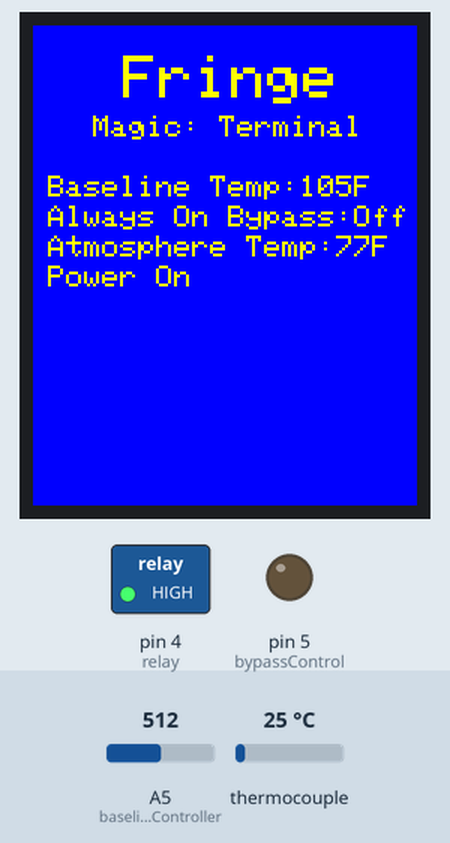
Simulated run of this sketch. Board: Arduino Uno, built with avr-gcc and run on an emulated ATmega328P. Parts: 128×160 colour display, switched loads named in the sketch (green lamp = pin HIGH), output pins drawn as LEDs (lit = HIGH). The inputs (shaded band) are chosen by the test bench; at power-on: A5 (baselineController) = 512, thermocouple 25 °C. What the sketch prints to the serial monitor is not drawn.

Above: at 2.8 s.
2.9 s: A5 (baselineController) set to 388
At 4.1 s:
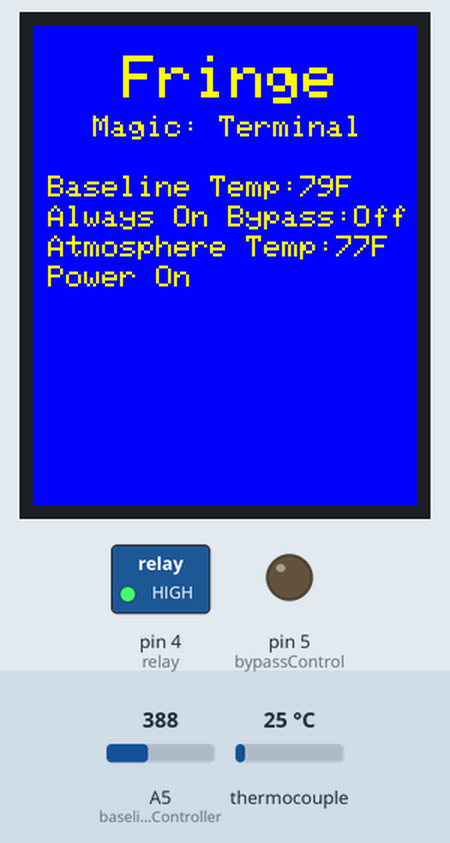
4.4 s: A5 (baselineController) set to 369
At 4.7 s:
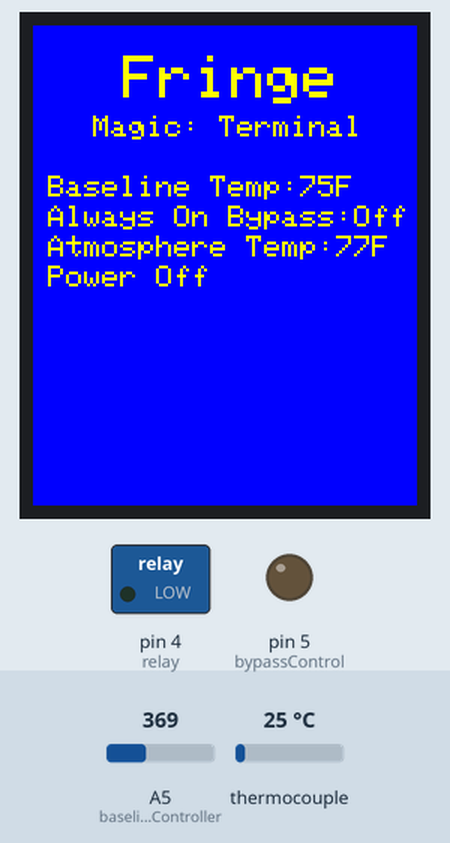
5.9 s: thermocouple set to 20 °C
At 6.8 s:
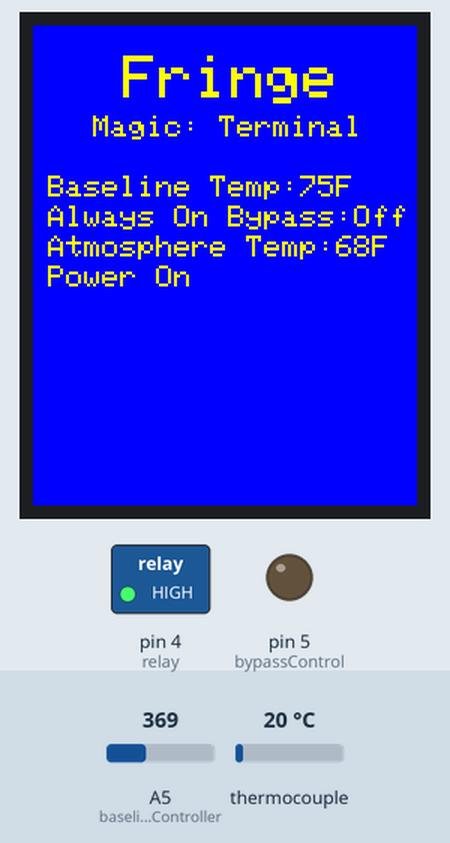
7.4 s: thermocouple set to 75 °C
At 7.8 s:
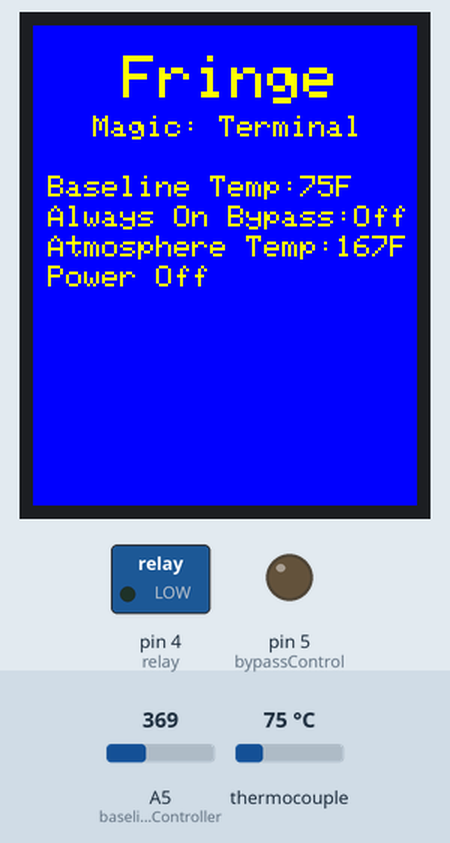
8.9 s: thermocouple set to 150 °C
At 10.1 s:
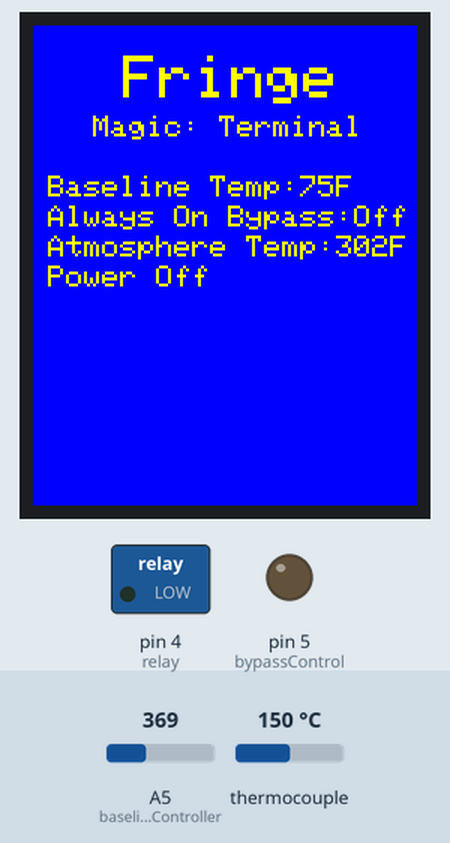
10.4 s: A5 (baselineController) set to 306
At 11.2 s:
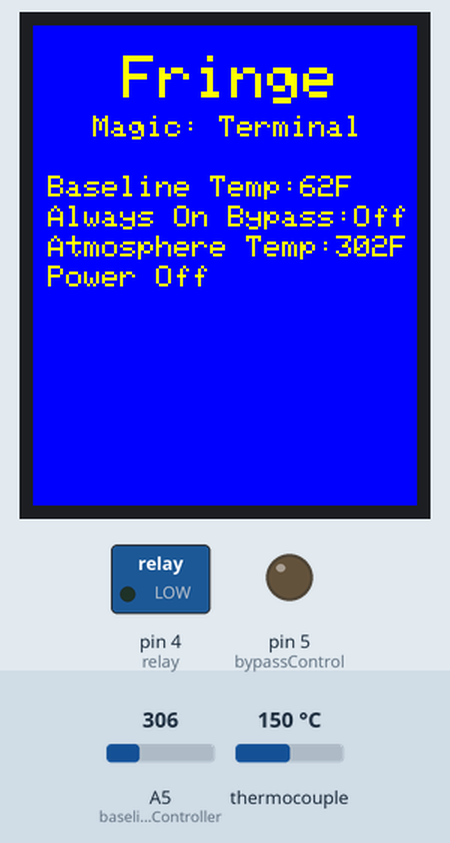
Timing chart, 0 to 12.9 s (numbered marks = the images above; inputs shaded):
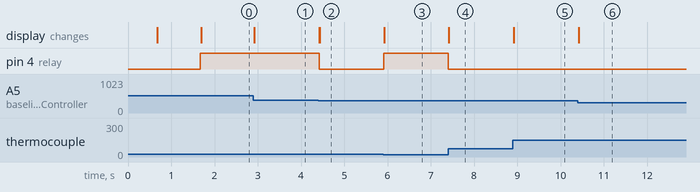

The sketch:

Magic_Terminal.ino
```cpp
#include <max6675.h>
#include <SPI.h>
#include <Adafruit_ST7735.h>
#include <Adafruit_GFX.h>

#define sclk 13
#define mosi 11
#define cs   10
#define dc   9
#define rst  8

#define baselineController 5
#define bypassControl 5
#define relay 4

#define maxSO 1
#define maxCS 2
#define maxCLK 3

MAX6675 ktc(maxCLK, maxCS, maxSO);

#define FRINGE_BLUE 0x001F
#define FRINGE_YELLOW 0xFFE0

#define tempUpBound 210
#define tempLowBound 0

Adafruit_ST7735 tft = Adafruit_ST7735(cs, dc, mosi, sclk, rst);

int baselineTemp=667;
bool alwaysOnBypass=false;
int atmosphericTemp=0;
int IRread1=0;
int IRread2=0;
int IRread3=0;
bool relayState=false;

int buttonState=0;

void setup() {
  Serial.begin(9600);
  tft.initR(INITR_BLACKTAB);   // initialize a ST7735S chip, black tab

  pinMode(bypassControl, OUTPUT); //turns off temp regulation
  pinMode(relay,OUTPUT); //controls flow of AC current to wheel heater

  uint16_t time = millis();
  time = millis() - time;

  delay(500);

  tft.fillScreen(FRINGE_BLUE);
  drawText(30,10,2,"Fringe",FRINGE_YELLOW);
  drawText(20,30,1,"Magic: Terminal",FRINGE_YELLOW);
  delay(1000);

}

void drawText(int x, int y,int weight,char *text, uint16_t color) {
  tft.setCursor(x, y);
  tft.setTextColor(color);
  tft.setTextWrap(true);
  tft.setTextSize(weight);
  tft.print(text);
}

void loop() {
  //values for comparison
  int oldBaseline=baselineTemp;
  bool oldAlwaysOnBypass=alwaysOnBypass;
  int oldAtmospheric=atmosphericTemp;
  bool oldRelayState=relayState;

  atmosphericTemp=ktc.readFahrenheit();//temp sensor read in

  //binary On/Off control of relay
  if(atmosphericTemp<baselineTemp){
    digitalWrite(relay,HIGH);
    relayState=true;
  }
  else{
    digitalWrite(relay,LOW);
    relayState=false;
  }


  //float R = 1023.0/((float)atmosphericTemp)-1.0;
  //R = 100000.0*R;
  //convert to temperature via datasheet ;
  //float temperature=((1.0/(log(R/100000.0)/4275+1/298.15)-273.15)*9/5)+32;

  //Serial.println(temperature);
  //atmosphericTemp=int(temperature);


  int baselineControl=analogRead(baselineController); //adjustable baseline based on potentiometer input
  Serial.println(baselineControl);
  float baselineTempRatio=baselineControl/1023.0; //convert pot value to percentage
  baselineTemp=int(baselineTempRatio*210); //create baseline temp based on desired max temp of 210F and return to type int

  buttonState=digitalRead(bypassControl); //bypass controller
  if(buttonState==HIGH){
    alwaysOnBypass=!alwaysOnBypass;
    delay(200);
  }

  //baseline refresh
  if(baselineTemp!=oldBaseline){
    tft.fillRect(5,50,tft.width(),10,FRINGE_BLUE);
  }
  //bypass refresh
  if(alwaysOnBypass!=oldAlwaysOnBypass){
    tft.fillRect(5,60,tft.width(),10,FRINGE_BLUE);
  }

  //atmospheric refresh
  if(oldAtmospheric!=atmosphericTemp){
    tft.fillRect(5,70,tft.width(),10,FRINGE_BLUE);
  }

  //power refreshes
  if(oldRelayState!=relayState){
    tft.fillRect(5,80,tft.width(),10,FRINGE_BLUE);
  }

  drawText(30,10,2,"Fringe",FRINGE_YELLOW);
  drawText(20,30,1,"Magic: Terminal",FRINGE_YELLOW);

  //baseline display
  tft.setCursor(5,50);
  tft.setTextColor(FRINGE_YELLOW);
  tft.setTextSize(0);
  tft.print("Baseline Temp:");
  tft.print(baselineTemp);
  tft.print("F");

  //bypass display
  tft.setCursor(5,60);
  tft.setTextColor(FRINGE_YELLOW);
  tft.setTextSize(0);
  tft.print("Always On Bypass:");
  if(alwaysOnBypass){
    tft.print("On");
  }
  else{
    tft.print("Off");
  }

  //atmospheric temp display
  tft.setCursor(5,70);
  tft.setTextColor(FRINGE_YELLOW);
  tft.setTextSize(0);
  tft.print("Atmosphere Temp:");
  tft.print(atmosphericTemp);
  tft.print("F");

  //power read display
  tft.setCursor(5,80);
  tft.setTextColor(FRINGE_YELLOW);
  tft.setTextSize(0);
  tft.print("Power ");
  if(relayState){
    tft.print("On");
  }
  else{
    tft.print("Off");
  }

}
```

Measured:
- the behaviour switches between 380 and 379 on A5 (baselineController) (found by bisection; images 1 and 2)
- the behaviour switches between 24 and 23 °C on thermocouple (found by bisection; images 2 and 3)
- after the input at 2.9 s, the display: changes at once (image 1)
- after the input at 4.4 s, pin 4 (relay): HIGH → LOW at once; the display: first changes at once (image 2 shows a later state)
- after the input at 5.9 s, pin 4 (relay): LOW → HIGH at once; the display: changes at once (image 3)
- after the input at 7.4 s, pin 4 (relay): HIGH → LOW at once; the display: changes at once (image 4)
- after the input at 8.9 s, the display: changes at once (image 5)
- after the input at 10.4 s, the display: changes at once (image 6)
